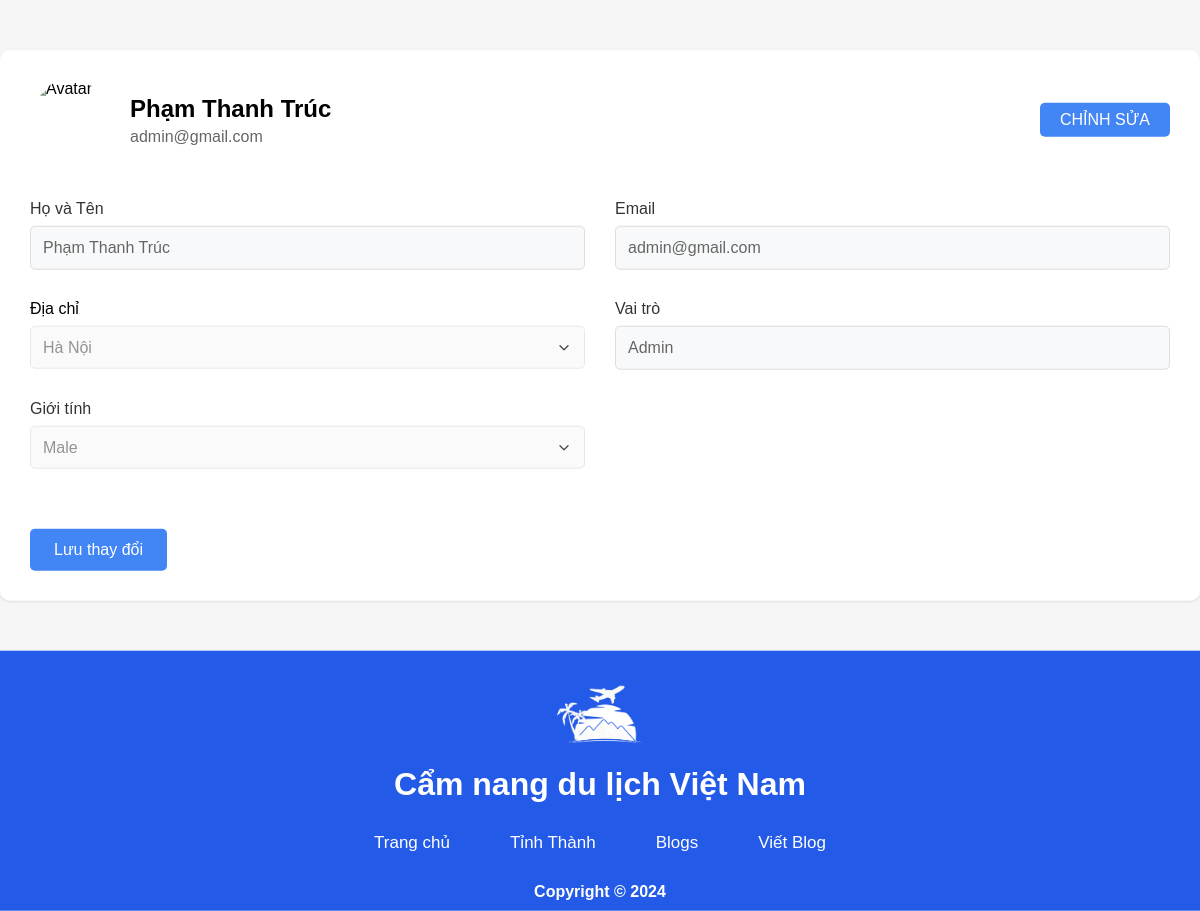
Page /src/Views/blogger/profile.php (signed in) on the earlier database version.
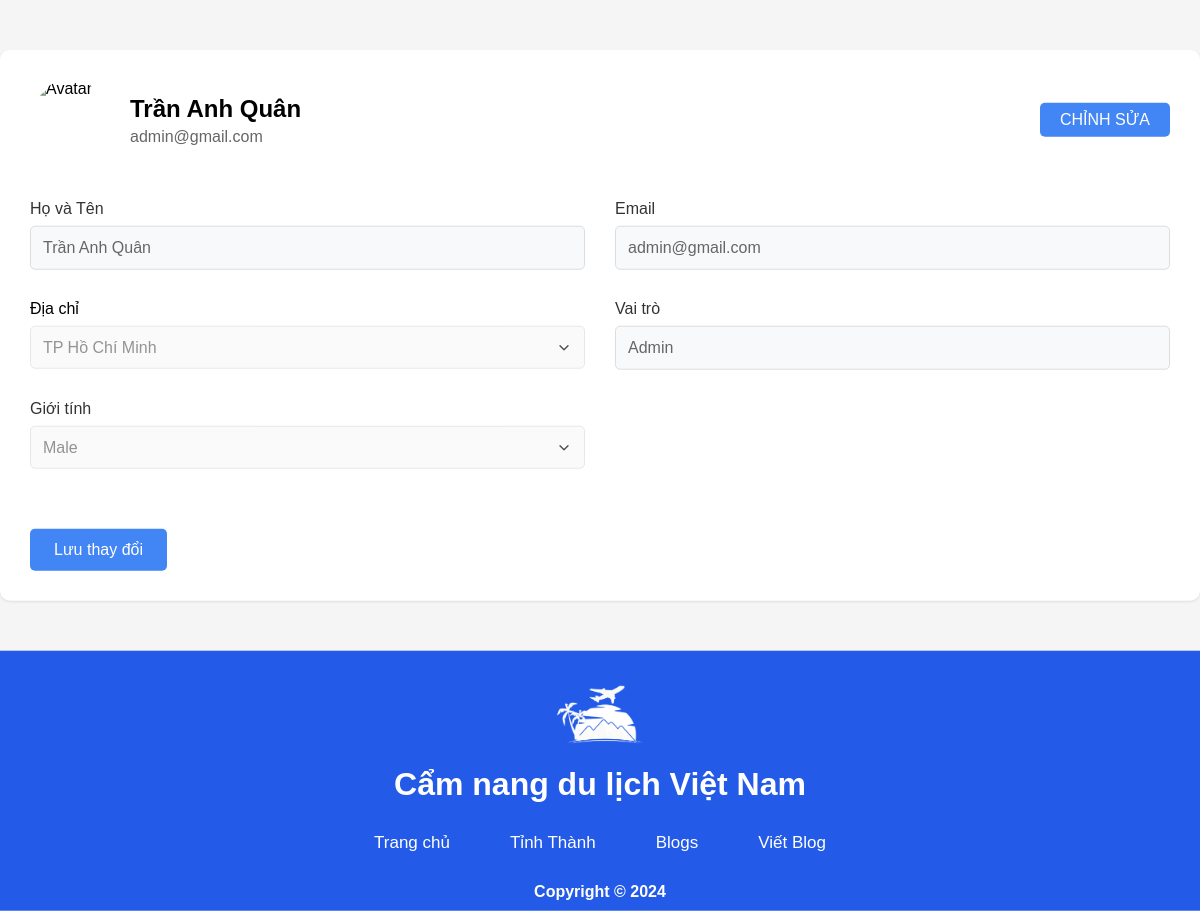
Same page on the later database version.
### tables this page shows
CREATE TABLE users (
  userID INT AUTO_INCREMENT PRIMARY KEY,
  userName VARCHAR(50) NOT NULL,
  pass_word VARCHAR(255) NOT NULL,
  address_ VARCHAR(250) NOT NULL,
  role_ VARCHAR(50) NOT NULL,
  email VARCHAR(50) NOT NULL UNIQUE,
  gender VARCHAR(10) NOT NULL,
  status BOOLEAN NOT NULL DEFAULT TRUE
);

### src/Controllers/bloggerController.php (called while the page is built, shortened)
<?php
include_once __DIR__ . "/../config/config.php";
class bloggerController{
    private Config $conn;
    public function __construct()
    {
        $this->conn = new Config();
    }
    public function getBloggerById($blogger){
        $sql = "SELECT * FROM users WHERE userID = '$blogger'";
        $user = mysqli_query($this->conn->connect(), $sql);
        if($user){
            return $user->fetch_assoc();
        }
        else{
            echo "Ngươi Dùng Không Tồn Tại";
            return null;
        }
    }
}
?>

### src/config/config.php (called while the page is built, shortened)
<?php
class Config {
    public function connect() {
        $hostname = "localhost";
        $username = "root";
        $password = "";
        $dbname = "vietnamtravel";
        $this->conn = mysqli_connect($hostname, $username, $password, $dbname) or die("Lỗi kết nối Database");
        return $this->conn;
    }
}

### src/Controllers/bothController.php (called while the page is built, shortened)
<?php
include_once __DIR__ . "/../config/config.php";
class bothController{
    private Config $conn;
    public function __construct()
    {
        $this->conn = new Config();
    }
    public function getAllProvinces() {
        $sql = "SELECT provinceID ,provinceName, provinceRegion FROM province";
        $get_query = mysqli_query($this->conn->connect(),$sql);
        return $get_query;
    }
}
?>

### src/Views/blogger/profile.php (the view, shortened to what this page needs)
<!DOCTYPE html>
<html lang="en">
<head>
    <link rel="stylesheet" href="../../../public/css/Blogger/profile.css">
    <link rel="stylesheet" href="../../../public/css/Blogger/header2.css">
    <link rel="stylesheet" href="../../../public/css/Blogger/footer.css">
</head>
<body>
    <?php
        include_once "../../Controllers/bloggerController.php";
        $blogger =  new bloggerController();
        $user = $blogger->getBloggerById($_SESSION['blogger_id']);
        $name = isset($user['userName']) ? $user['userName'] : 'Lỗi Hiển Thị';
        $email = isset($user['email']) ? $user['email'] : 'Lỗi Hiển Thị';
        $role = isset($user['role_']) ? $user['role_'] : 'Lỗi Hiển Thị';
        $gender = isset($user['gender']) ? $user['gender'] : 'Lỗi Hiển Thị';
    ?>
    <?php
        include_once "../../Controllers/bothController.php";
        $bothcontroller = new bothController();
        $provinces = $bothcontroller->getAllProvinces();
    ?>
    <div class="container">
        <form action = "../../FunctionOfActor/blogger/updateBlogger.php" name = "update_blogger" method="POST">
            <div class="profile-header">
                <div class="profile-info">
                    <img src="https://thumbs.dreamstime.com/b/default-avatar-profile-icon-vector-social-media-user-portrait-176256935.jpg" alt="Avatar" class="profile-image">
                    <div>
                        <div class="profile-name"><?php echo $name?></div>
                        <div class="profile-email"><?php echo $email?></div>
                    </div>
                </div>
                <button type="button" id="unlock_blogger" class="edit-button">CHỈNH SỬA</button>
            </div>
            <div class="form-grid">
                <div class="form-group">
                    <label for="fullName" class="form-label">Họ và Tên</label>
                    <input type="text" id="name" name="name" class="form-input" placeholder="Email" value="<?php echo $name?>" disabled>
                </div>
                <div class="form-group">
                    <label for="nickName" class="form-label">Email</label>
                    <input type="text" id="email" name="email" class="form-input" placeholder="Email" value="<?php echo $email?>" disabled>
                </div>
                <div class="form-group">
                    <label for="address"> Địa chỉ</label>
                    <select id="address" name="address"  class="form-select"  disabled>
                        <?php
                            foreach ($provinces as $province) {
                                $selected = ($province['provinceName'] == $user['address_']) ? 'selected' : '';
                                echo '<option value="' . $province['provinceName'] . '" ' . $selected . '>' . $province['provinceName'] . '</option>';
                            }
                        ?>
                    </select>
                </div>
                <div class="form-group">
                    <label for="role" class="form-label">Vai trò</label>
                    <input type="text" id="role" name="role" class="form-input" value="<?php echo $role?>" disabled>
                </div>
                <div class="form-group">
                    <label for="gender" class="form-label">Giới tính</label>
                    <select name= "gender" id="gender" class="form-select" disabled>
                        <option value="Male" <?php if($gender == 'Male') echo 'selected'; ?>>Male</option>
                    </select>
                </div>
            </div>
            <button type="submit" class="submit-btn" id="Update_user">Lưu thay đổi</button>
        </form>
    </div>
</body>
</html>

### public/css/Blogger/profile.css (style rules this page uses)
* { margin: 0; font-family: -apple-system, BlinkMacSystemFont, 'Segoe UI', Roboto, Oxygen, Ubuntu, Cantarell, sans-serif; }
body { background: #f0f2f5; }
.container { max-width: 1200px; margin: 0 auto; background: white; padding: 30px; border-radius: 10px; margin-top: 50px; margin-bottom: 50px; box-shadow: 0 1px 3px rgba(0,0,0,0.1); }
.profile-header { display: flex; align-items: center; justify-content: space-between; margin-bottom: 40px; }
.profile-info { display: flex; align-items: center; gap: 20px; }
.profile-image { width: 80px; height: 80px; border-radius: 50%; object-fit: cover; }
.profile-name { font-size: 24px; font-weight: 600; margin-bottom: 5px; }
.profile-email { color: #666; }
.edit-button { background: #4285f4; color: white; border: none; padding: 8px 20px; border-radius: 5px; cursor: pointer; font-size: 16px; }
.form-grid { display: grid; grid-template-columns: 1fr 1fr; gap: 30px; margin-bottom: 40px; }
.form-group { display: flex; flex-direction: column; gap: 8px; }
.form-label { font-weight: 500; color: #333; }
.form-input { padding: 12px; border: 1px solid #ddd; border-radius: 5px; font-size: 16px; color: #666; background: #f8f9fa; }
.form-select { padding: 12px; border: 1px solid #ddd; border-radius: 5px; font-size: 16px; color: #666; background: #f8f9fa; appearance: none; background-repeat: no-repeat; background-position: right 12px center; background-size: 16px; }
.submit-btn { background: #4285f4; color: white; border: none; padding: 12px 24px; border-radius: 5px; cursor: pointer; font-size: 16px; margin-top: 20px; }

### public/css/Blogger/header2.css (style rules this page uses)
* { margin: 0; padding: 0; box-sizing: border-box; font-family: Arial, sans-serif; }
body { background-color: #f5f5f5; width: 100%; z-index: 10; position: relative; }

### public/css/Blogger/footer.css (style rules this page uses)
body { bottom: 0; position: sticky; }

Differences in the rows shown:
changed users "admin@gmail.com": userName "Phạm Thanh Trúc" → "Trần Anh Quân"; name "Phạm Thanh Trúc" → "Trần Anh Quân"
Other differences:
form field address: "Hà Nội" → "TP Hồ Chí Minh"
